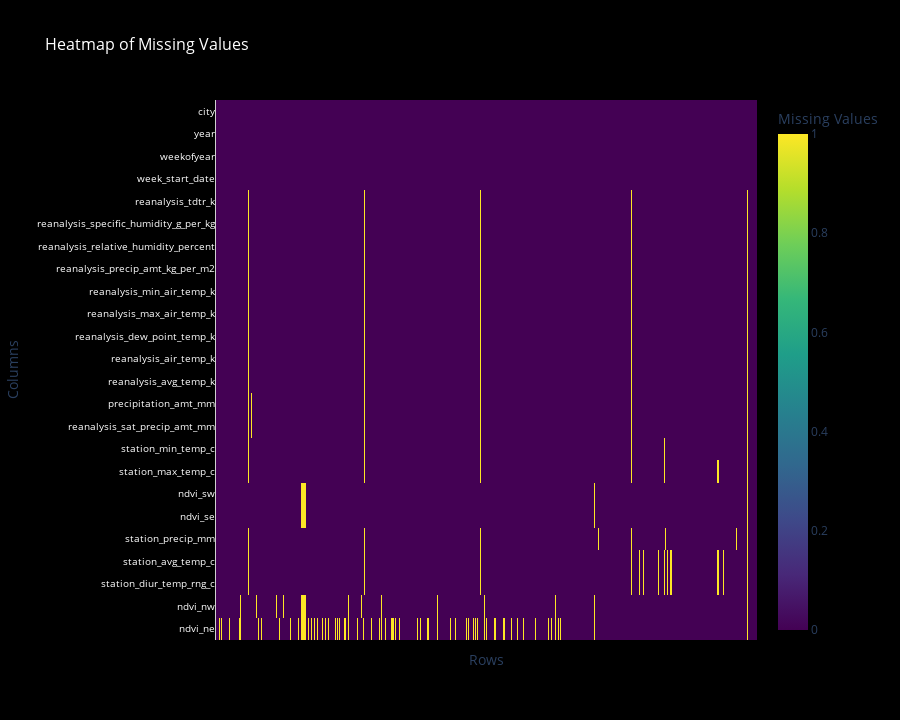

Notebook code cell kept with this figure:
### Code cell
# Create a boolean DataFrame of missing values for all columns except 'respondent_id'
missing_values = train_features.isna()

# Calculate the sum of missing values for each variable and sort them in ascending order
sorted_columns = missing_values.sum().sort_values().index

# Reorder the missing_values DataFrame based on the sorted variables
sorted_missing_values = missing_values[sorted_columns]

# Convert the sorted boolean DataFrame of missing values to a numeric format
numeric_missing_values = sorted_missing_values.astype(int)  # 1 for True (missing), 0 for False (not missing)

# Increase the figure's height to give more space for y-axis labels
# The height might need further adjustment based on the actual number of labels
fig_height = max(600, 30 * len(sorted_columns))

fig = px.imshow(numeric_missing_values.T, color_continuous_scale='Viridis',
                labels=dict(x="Rows", y="Columns", color="Missing Values"),
                title="Heatmap of Missing Values",
                height=fig_height)  # Set custom height

# Update layout to improve aesthetics and readability of y-axis labels
fig.update_layout(
    plot_bgcolor='black',
    paper_bgcolor='black',
    title_font=dict(size=16, color='white'),
    xaxis=dict(showticklabels=False),
    yaxis=dict(
        tickmode='array',
        tickvals=list(range(len(sorted_columns))),
        ticktext=sorted_columns,
        tickfont=dict(size=10, color='white')  # Adjust font size as needed
    ),
    yaxis_title="Columns",
    xaxis_title="Rows"
)

# Show the figure
fig.show()

### Figure 1 — Plotly figure (JSON) as saved in the notebook; plotly's stock layout.template omitted (floating-point values rounded to 4 significant figures; data arrays with more than 128 entries replaced by an {"elided": "..."} marker saying what was removed)
{"data": [{"coloraxis": "coloraxis", "hovertemplate": "Rows: %{x}<br>Columns: %{y}<br>Missing Values: %{z}<extra></extra>", "name": "0", "type": "heatmap", "x": {"elided": "1456 int values"}, "xaxis": "x", "y": ["city", "year", "weekofyear", "week_start_date", "reanalysis_tdtr_k", "reanalysis_specific_humidity_g_per_kg", "reanalysis_relative_humidity_percent", "reanalysis_precip_amt_kg_per_m2", "reanalysis_min_air_temp_k", "reanalysis_max_air_temp_k", "reanalysis_dew_point_temp_k", "reanalysis_air_temp_k", "reanalysis_avg_temp_k", "precipitation_amt_mm", "reanalysis_sat_precip_amt_mm", "station_min_temp_c", "station_max_temp_c", "ndvi_sw", "ndvi_se", "station_precip_mm", "station_avg_temp_c", "station_diur_temp_rng_c", "ndvi_nw", "ndvi_ne"], "yaxis": "y", "z": {"elided": "24x1456 int values"}}], "layout": {"coloraxis": {"colorbar": {"title": {"text": "Missing Values"}}, "colorscale": [[0, "#440154"], [0.1111, "#482878"], [0.2222, "#3e4989"], [0.3333, "#31688e"], [0.4444, "#26828e"], [0.5556, "#1f9e89"], [0.6667, "#35b779"], [0.7778, "#6ece58"], [0.8889, "#b5de2b"], [1, "#fde725"]]}, "height": 720, "paper_bgcolor": "black", "plot_bgcolor": "black", "title": {"font": {"color": "white", "size": 16}, "text": "Heatmap of Missing Values"}, "xaxis": {"anchor": "y", "constrain": "domain", "domain": [0, 1], "scaleanchor": "y", "showticklabels": false, "title": {"text": "Rows"}}, "yaxis": {"anchor": "x", "autorange": "reversed", "constrain": "domain", "domain": [0, 1], "tickfont": {"color": "white", "size": 10}, "tickmode": "array", "ticktext": ["city", "year", "weekofyear", "week_start_date", "reanalysis_tdtr_k", "reanalysis_specific_humidity_g_per_kg", "reanalysis_relative_humidity_percent", "reanalysis_precip_amt_kg_per_m2", "reanalysis_min_air_temp_k", "reanalysis_max_air_temp_k", "reanalysis_dew_point_temp_k", "reanalysis_air_temp_k", "reanalysis_avg_temp_k", "precipitation_amt_mm", "reanalysis_sat_precip_amt_mm", "station_min_temp_c", "station_max_temp_c", "ndvi_sw", "ndvi_se", "station_precip_mm", "station_avg_temp_c", "station_diur_temp_rng_c", "ndvi_nw", "ndvi_ne"], "tickvals": [0, 1, 2, 3, 4, 5, 6, 7, 8, 9, 10, 11, 12, 13, 14, 15, 16, 17, 18, 19, 20, 21, 22, 23], "title": {"text": "Columns"}}}}
